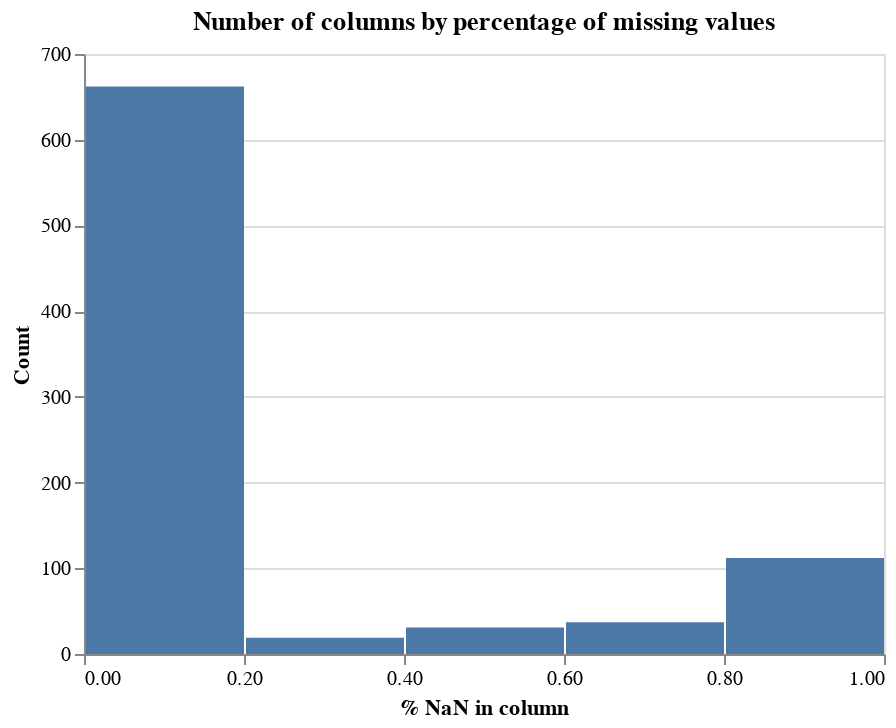

The notebook cell this image was saved under:
### Code cell
# Plot histogram binned by 20%
alt.Chart(nan_rate).mark_bar().encode(
    alt.X("Nan_rate:Q", bin=alt.Bin(maxbins=5),title="% NaN in column"),
    y=alt.Y('count()', title="Count")).properties(
    title='Number of columns by percentage of missing values'
)

### Figure 1 — Vega-Lite specification as saved in the notebook (floating-point values rounded to 4 significant figures; data arrays with more than 128 entries replaced by an {"elided": "..."} marker saying what was removed)
{"config": {"view": {"continuousWidth": 400, "continuousHeight": 300}}, "data": {"name": "data-2abd6c9549fe23ea465384426ec4fa84"}, "mark": "bar", "encoding": {"x": {"type": "quantitative", "bin": {"maxbins": 5}, "field": "Nan_rate", "title": "% NaN in column"}, "y": {"type": "quantitative", "aggregate": "count", "title": "Count"}}, "title": "Number of columns by percentage of missing values", "$schema": "https://vega.github.io/schema/vega-lite/v4.8.1.json", "datasets": {"data-2abd6c9549fe23ea465384426ec4fa84": {"elided": "861 records"}}}
